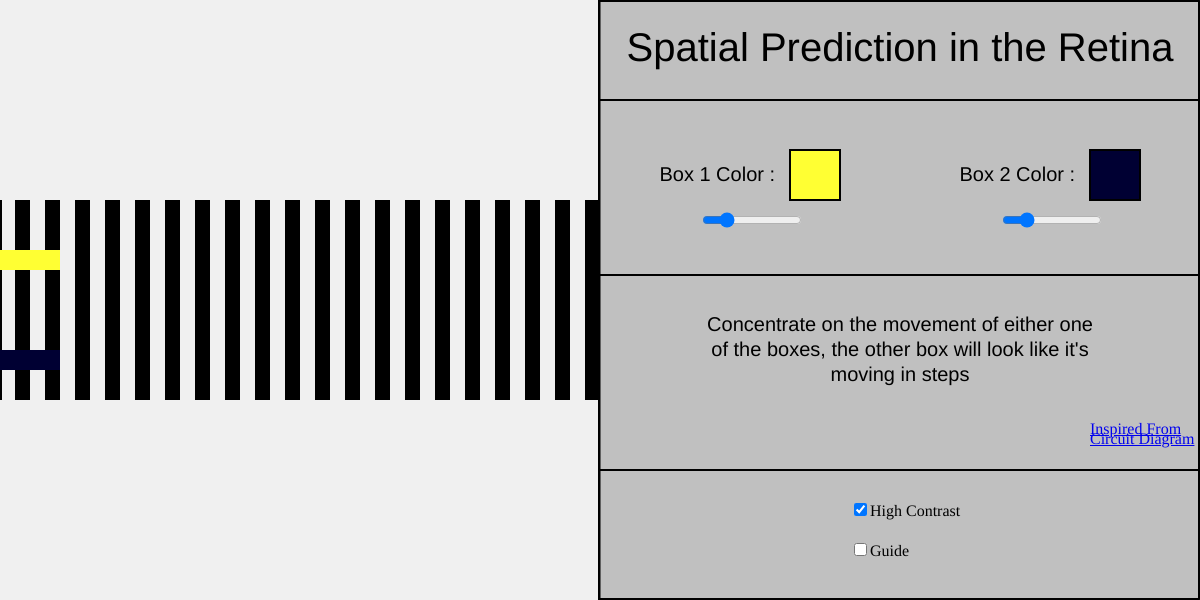
Frame 1 (no input)
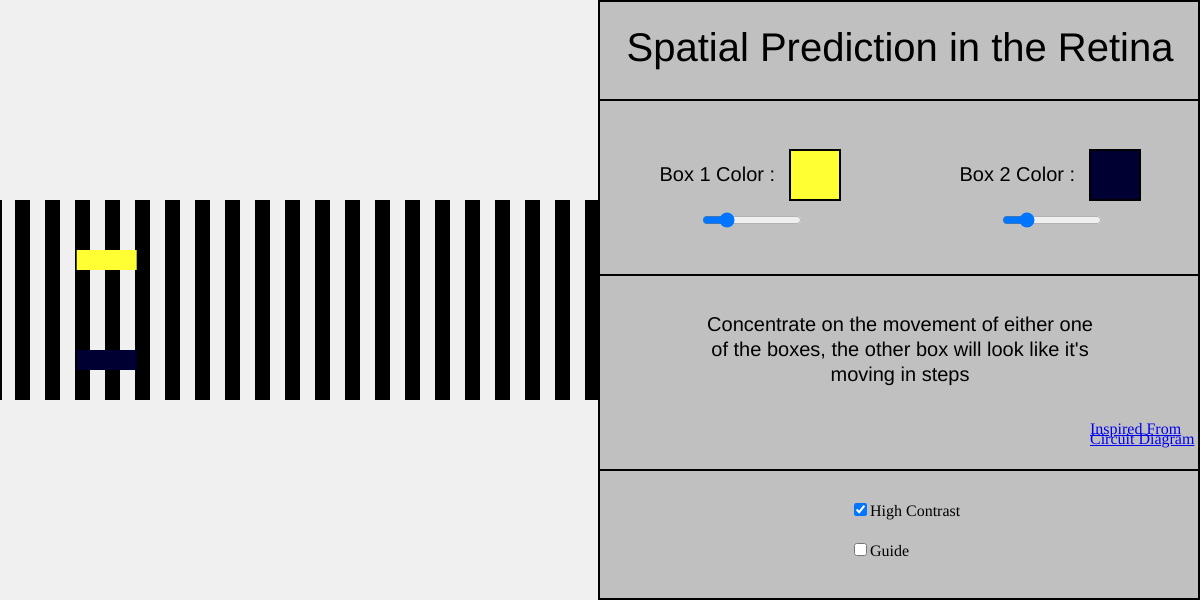
Frame 60 (no input)
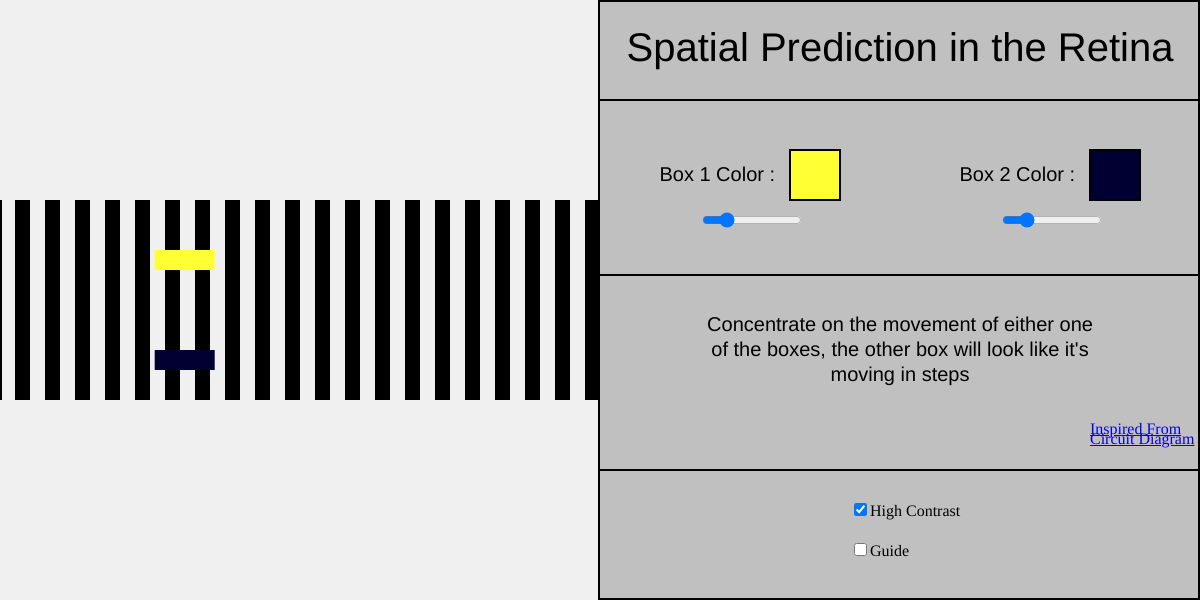
Frame 120 (the mouse pressed at the canvas centre since frame 60)

The p5.js sketch that drew these frames (run headless with seeded random() and noise() and a simulated clock; from frame 60 on, the mouse is pressed at the canvas centre):

// p5.js sketch
// ── sketch.js
let leg1, leg2;
let stripes = 20;
let legW = 60,legH = 20;
let legVel = 1.3;
let backG = 240;
let box1ColSlider,box2ColSlider;
let hcCheck,helperCheck;
let helper = false, highContrast = true;
let link1,link2;

function setup()
{
   createCanvas(1200,600);
   angleMode(DEGREES);
   textAlign(CENTER,CENTER);
   let c1 = color(255,255,51);
   let p1 = createVector(0,250);
   leg1 = new Leg(p1,legW,legH,c1);
   let c2 = color(0,0,102);
   let p2 = createVector(0,350);
   leg2 = new Leg(p2,legW,legH,c2);

   box1ColSlider = createSlider(0,255,51,1);
   box1ColSlider.position(700,210);
   box1ColSlider.style('width', '100px');
   box2ColSlider = createSlider(0,255,51,1);
   box2ColSlider.position(1000,210);
   box2ColSlider.style('width', '100px');

   hcCheck = createCheckbox('High Contrast', true);
   hcCheck.changed(toggleHighContrast);
   hcCheck.position(850,500);
   helperCheck = createCheckbox('Guide', false);
   helperCheck.changed(toggleGuide);
   helperCheck.position(850,540);

   link1 = createA('https://michaelbach.de/ot/mot-feetLin/index.html', 'Inspired From');
   link1.position(1090,420);
   link2 = createA('https://souruly.github.io/Bio/Spatial%20Prediction%20in%20Retinal%20Cells%201/index.html', 'Circuit Diagram');
   link2.position(1090,430);
}

function toggleHighContrast()
{
  if (this.checked()) {
    highContrast = true;
    backG = 240;
  } else {
    highContrast = false;
    backG = 102;
  }
}

function toggleGuide()
{
  if (this.checked()) {
    helper = true;
  } else {
    helper = false;
  }
}

function draw()
{
   background(192);
   drawStructure();
   let c1 = color(255,255,box1ColSlider.value());
   let c2 = color(0,0,box2ColSlider.value());
   stroke(0);
   fill(c1);
   rect(790,150,50,50);
   fill(c2);
   rect(1090,150,50,50);
   leg1.show(c1);
   leg2.show(c2);

   if(helper)
   {
     stroke(255,0,0);
     strokeWeight(2);
     line(leg1.position.x+legW/2,leg1.position.y+legH/2,leg2.position.x+legW/2,leg2.position.y+legH/2);
     noStroke();
   }

   leg1.update();
   leg2.update();
}

function drawStructure()
{
  fill(backG);
  rect(0,0,600,600);
  stroke(0);
  strokeWeight(2);
  line(1,1,1199,1);
  line(599,1,599,599);
  line(1199,599,1,599);
  // line(900,0,900,600);
  line(1,599,1,1);
  line(1199,1,1199,599);
  line(600,100,1200,100);
  line(600,275,1200,275);
  line(600,470,1200,470);

  noStroke();
  let n = stripes*2;
  let sW = 600/n;
  for(let i=0 ; i<n ; i++)
  {
    let c;
    if(highContrast)
    {
      c = 0;
    }
    else
    {
      c = 51;
    }
    if(i%2==0)
    {
      fill(backG-c);
    }
    else
    {
      fill(0+c);
      rect(i*sW,0,sW,600);
    }
  }

  fill(backG);
  rect(0,0,598,200);
  fill(backG);
  rect(0,400,598,200);

  noStroke();
  fill(0);
  textSize(40);
  text("Spatial Prediction in the Retina",900,50);

  textSize(20);
  text("Box 1 Color : ",720,175);
  text("Box 2 Color : ",1020,175);
  text("Concentrate on the movement of either one of the boxes, "+
  "the other box will look like it's moving in steps",700,300,400,100);

  noFill();
}

// ── leg.js
function Leg(pos,w,h,c)
{
  this.position = pos;
  this.w = w;
  this.h = h;
  this.c = c;
  this.dir = 1;
  this.vel = legVel;

  this.show = function(c)
  {
    noStroke();
    fill(c);
    rect(this.position.x,this.position.y,this.w,this.h);
  }

  this.update = function()
  {
    this.position.x += this.vel*this.dir;
    if(this.position.x>(600-this.w))
    {
      this.position.x = (600-this.w);
      this.dir *= -1;
    }
    if(this.position.x<0)
    {
      this.position.x = 0;
      this.dir *= -1;
    }

  }
}
